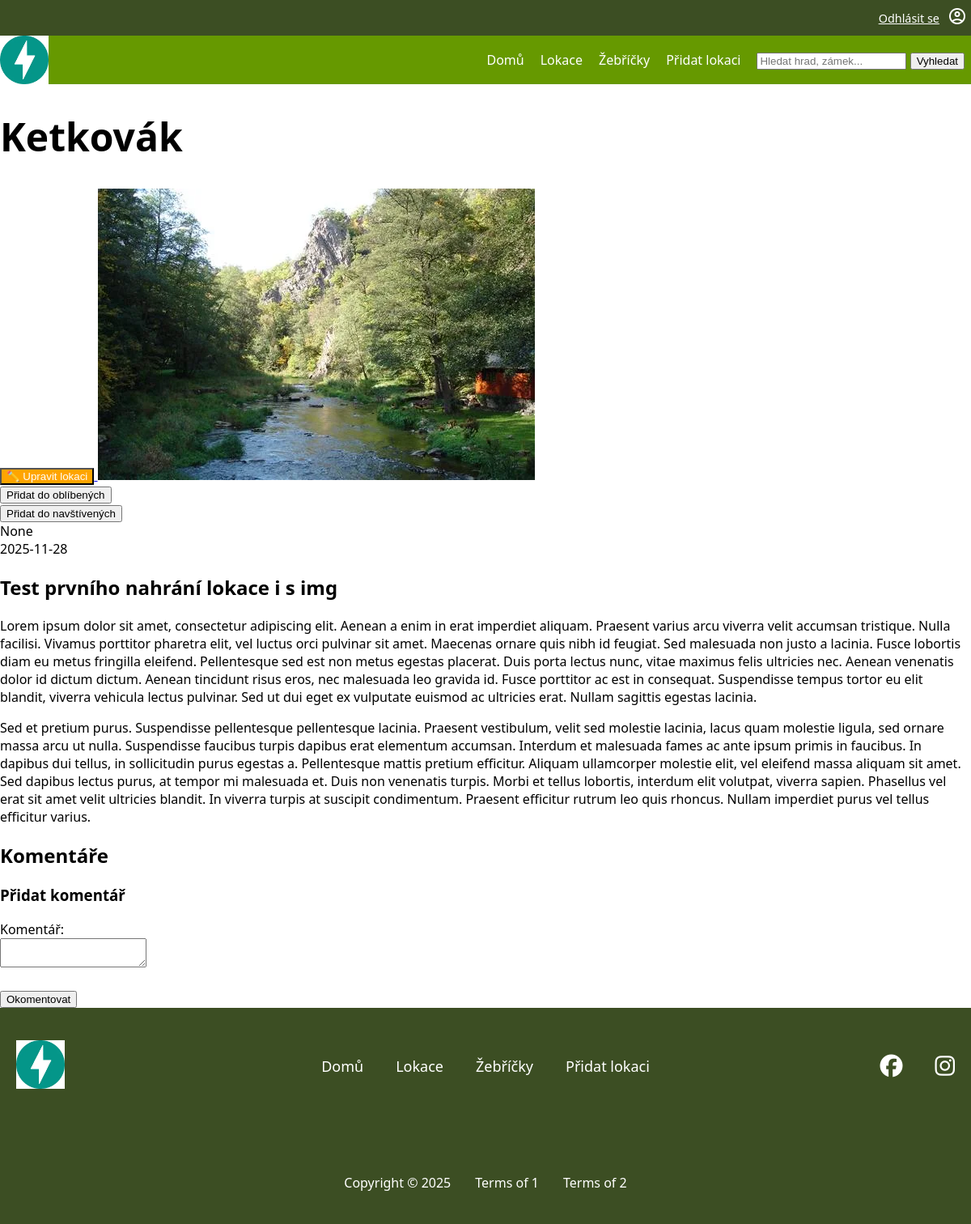
Before: /locations/11 (signed in) with the older database file.
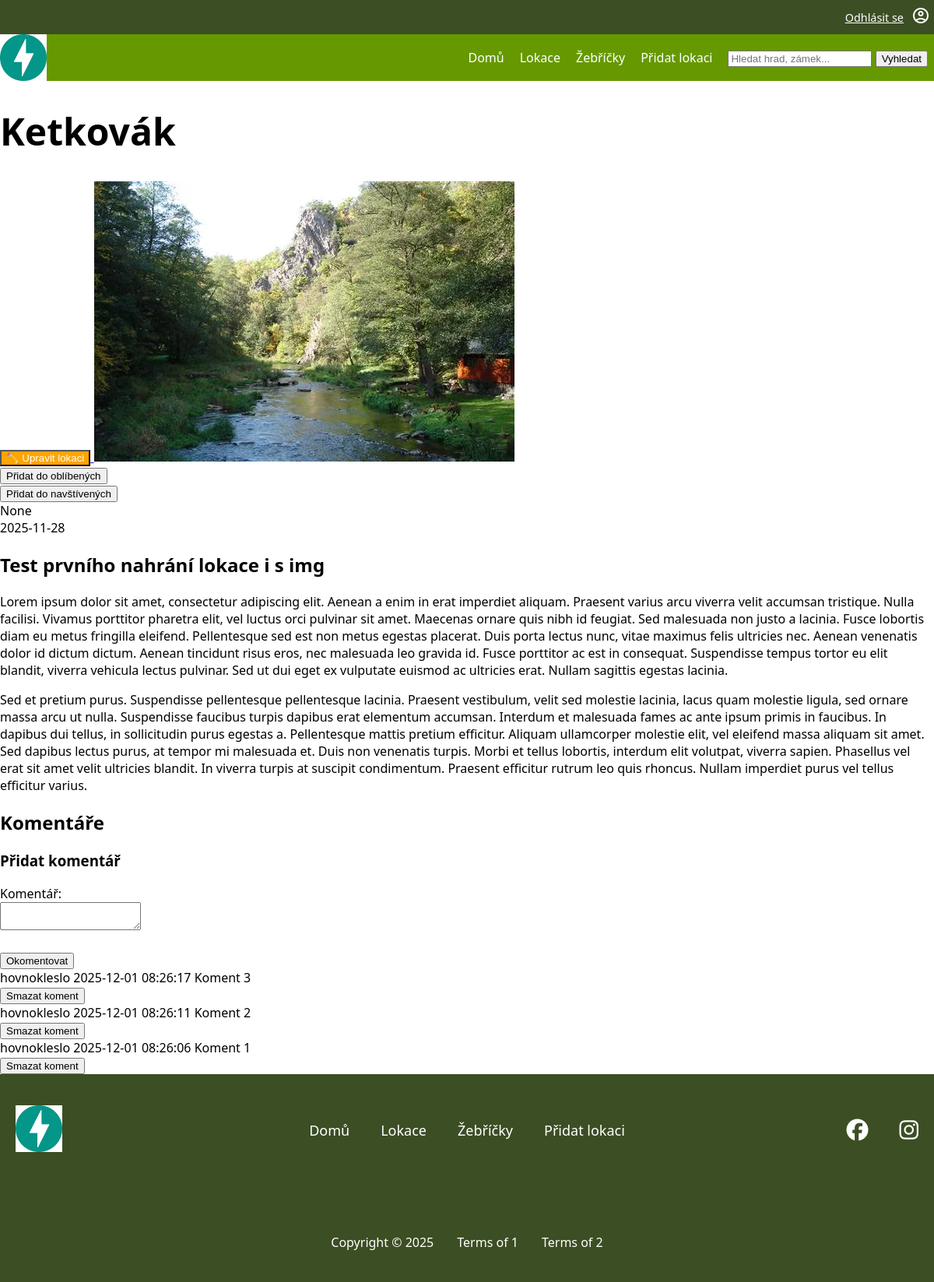
After: the same page with the newer database file.
### tables this page shows
CREATE TABLE "location"
(
    id                  INTEGER
        primary key autoincrement,
    name                VARCHAR                   not null,
    description         VARCHAR,
    date_location_added TEXT default current_date not null,
    id_user             INTEGER                   not null
        references user,
    status              TEXT                      not null
);

CREATE TABLE photo (
    id INTEGER PRIMARY KEY AUTOINCREMENT,
    name VARCHAR NOT NULL,
    alt_text VARCHAR,
    url VARCHAR NOT NULL,
    id_location INTEGER NOT NULL,
    FOREIGN KEY (id_location) REFERENCES location(id)
);

CREATE TABLE "comment"
(
    id           INTEGER
        primary key autoincrement,
    text         VARCHAR                           not null,
    id_user      INTEGER                           not null
        references user,
    id_location  INTEGER                           not null
        references location,
    comment_time integer default current_timestamp not null
);

CREATE TABLE user (
    id INTEGER PRIMARY KEY AUTOINCREMENT,
    name VARCHAR NOT NULL,
    email VARCHAR NOT NULL UNIQUE,
    password_hash VARCHAR NOT NULL,
    id_role INTEGER,
    FOREIGN KEY (id_role) REFERENCES role(id)
);

### pages/locations.py (the view)
@router.get("/locations/{location_id}", name="location_detail", response_class=HTMLResponse)
async def location_detail(request: Request, location_id: int,
                          svc_location: LocationService = Depends(locations_service),
                          svc_comments: LocationCommentsService = Depends(location_comments_service)):
    location = svc_location.get_location_by_id_with_photos_and_rating(location_id)
    comments = svc_comments.list_comments(location_id)
    user_status = {"is_favorite": False, "is_visited": False}
    user = request.session.get("user")
    if user:
        user_status = svc_location.get_user_interaction_status(user["id"], location_id)
    return request.app.state.templates.TemplateResponse(
        "location-detail.html",
        {
            "request": request,
            "title": location["name"],
            "location": location,  # Všechny informace o lokaci
            "comments": comments,
            "user_status": user_status  # Informace zda uživatel má přidanou lokaci do favorite/visited
        },
    )

### templates/location-detail.html (shortened to what this page needs)
{% extends "base.html" %}
{% block content %}
    <h1>{{ title }}</h1>
    {% if request.session.get("user") and request.session.user.role <= 2 %}
        <a href="/locations/{{ location.id }}/edit_location">
            <button type="button" style="background-color: orange; color: white; cursor: pointer;">
                ✏️ Upravit lokaci
            </button>
        </a>
    {% endif %}
    {% if location['photos'] %}
        <img alt="{{ location['photos'][0]['alt_text'] }}" src="/{{ location['photos'][0]['url'] }}">
    {% else %}
        <img alt="No photo" src="{{ url_for('static', path='img/web/noImage.webp') }}" class="noImage">
    {% endif %}
    <div>
        {% if user_status.is_favorite %}
            <form action="/locations/{{ location["id"] }}/favorite/remove" method="post">
                <button type="submit">
                    Oblíbené (Odebrat)
                </button>
            </form>
        {% else %}
            <form action="/locations/{{ location["id"] }}/favorite/add" method="post">
                <button type="submit">
                    Přidat do oblíbených
                </button>
            </form>
        {% endif %}
        {% if user_status.is_visited %}
            <form action="/locations/{{ location["id"] }}/visited/remove" method="post">
                <button type="submit">Navštíveno (Odebrat)</button>
            </form>
        {% else %}
            <form action="/locations/{{ location["id"] }}/visited/add" method="post">
                <button type="submit">Přidat do navštívených</button>
            </form>
        {% endif %}
    </div>
    {{ location['avg_rating'] }}<br>
    {{ location['date_location_added'] }}<br>
    {{ location['description']  | safe }}
    <div>
        <h2>Komentáře</h2>
        {% if request.session.get("user") %}
            <h3>Přidat komentář</h3>
            <form method="post" action="/locations/{{ location.id }}/add_comment" enctype="multipart/form-data">
                <div>
                    <label for="comment_text">Komentář:</label><br>
                    <textarea id="comment_text" name="comment_text"></textarea>
                </div>
                <br>
                <button type="submit">Okomentovat</button>
            </form>
        {% endif %}
        {% for com in comments %}
            <div>
                {{ com["author"] }}
                {{ com["date"] }}
                {{ com["text"] | safe }}
            </div>
            {% if com["user_id"] == request.session.user.id or request.session.user.role <= 2 %}
                <div>
                    <form method="post" action="/locations/{{ location.id }}/delete_comment"
                          onsubmit="return confirm('Opravdu chceš smazat tento komentář?');">
                        <button type="submit" title="Smazat komentář">Smazat koment</button>
                    </form>
                </div>
            {% endif %}
        {% endfor %}
    </div>
{% endblock %}

### templates/base.html (shortened to what this page needs)
<!DOCTYPE html>
<html lang="cs">
<head>
    <link rel="stylesheet" href="{{ url_for('static', path='css/style.css') }}">
    <link rel="stylesheet" href="{{ url_for('static', path='css/header.css') }}">
    <link rel="stylesheet" href="{{ url_for('static', path='css/footer.css') }}">
    <link rel="stylesheet" href="{{ url_for('static', path='css/icon.css') }}">
    <link rel="stylesheet" href="{{ url_for('static', path='css/location.css') }}">
    <link rel="stylesheet" href="https://cdnjs.cloudflare.com/ajax/libs/font-awesome/6.5.0/css/all.min.css">
</head>
<body>
<div class="header">
    <div class="upper-nav">
        {% if request.session.get('user') %}
            <a href="{{ url_for('logout') }}" class="upper-nav-items">Odhlásit se</a>
            <a href="{{ url_for('my_profile_page') }}" class="upper-nav-items"><span class="material-symbols-outlined">account_circle</span></a>
        {% else %}
            <a href="{{ url_for('register_page') }}" class="upper-nav-items">Zaregistrovat se</a>
            <a href="{{ url_for('login_page') }}" class="upper-nav-items"><span class="material-symbols-outlined">account_circle</span></a>
        {% endif %}
    </div>
    <div class="lower-nav">
        <div class="lower-nav-logo"><a href="{{ url_for('landing_page') }}"><img alt="logo"
                                                                                 src="{{ url_for('static', path='img/web/logo.webp') }}"></a>
        </div>
        <div class="lower-nav-items">
            <a href="{{ url_for('landing_page') }}" class="lower-nav-item">Domů</a>
            <a href="{{ url_for('list_locations_with_photos_rating') }}" class="lower-nav-item">Lokace</a>
            <a href="{{ url_for('rankings_page') }}" class="lower-nav-item">Žebříčky</a>
            <a href="{{ url_for('add_location_page') }}" class="lower-nav-item">Přidat lokaci</a>
            <form action="/search" method="get" class="lower-nav-item">
                <input type="text" name="search_term" placeholder="Hledat hrad, zámek..." required>
                <button type="submit">Vyhledat</button>
            </form>
        </div>
    </div>
</div>
{% block content %}{% endblock %}
<footer class="footer">
    <div class="footer-top">
        <div class="footer-logo">
            <a href="{{ url_for('landing_page') }}"><img alt="logo"
                                                         src="{{ url_for('static', path='img/web/logo.webp') }}"></a>
        </div>
        <nav class="footer-nav">
            <a href="{{ url_for('landing_page') }}" class="footer-nav-item">Domů</a>
            <a href="{{ url_for('list_locations_with_photos_rating') }}" class="footer-nav-item">Lokace</a>
            <a href="{{ url_for('rankings_page') }}" class="footer-nav-item">Žebříčky</a>
            <a href="{{ url_for('add_location_page') }}" class="footer-nav-item">Přidat lokaci</a>
        </nav>
        <div class="footer-icons">
            <i class="fa-brands fa-facebook"></i>
            <i class="fa-brands fa-instagram"></i>
        </div>
    </div>
    <div class="footer-bottom">
        <span>Copyright © 2025</span>
        <span>Terms of 1</span>
        <span>Terms of 2</span>
    </div>
</footer>
</body>
</html>

### static/css/style.css (style rules this page uses)
:root { font-family: system-ui, -apple-system, Segoe UI, Roboto, sans-serif; --background-color: white; --text-color: black; --navbar-background-color: #669900; --footer-background-color: #3c4e23; --white-text-color: white; font-size: 16px; }
html, body { margin:0; padding: 0; background: var(--background-color); width: 100%; }
h1 { font-size: 3em; }

### static/css/header.css (style rules this page uses)
.header { width: 100%; position: sticky; top: 0; z-index: 1000; }
.upper-nav { display: flex; flex-direction: row; align-items: center; width: 100%; background-color: var(--footer-background-color); justify-content: flex-end; font-size: 0.9rem; padding: 1vh 0 1vh 0; }
.upper-nav-items { margin-left: 5px; margin-right: 5px; color: var(--white-text-color); }
.lower-nav { display: flex; flex-direction: row; align-items: center; max-height: 10vh; justify-content: space-between; width: 100%; background-color: var(--navbar-background-color, #333); }
.lower-nav-logo { width: 60px; height: 60px; }
.lower-nav-logo img { width: 100%; height: 100%; object-fit: contain; display: block; }
.lower-nav-items { display: flex; gap: 20px; padding-right: 1vh; }
.lower-nav-item { color: var(--white-text-color, #fff); text-decoration: none; font-size: 1rem; font-weight: 500; }

### static/css/footer.css (style rules this page uses)
.footer { width: 100%; background-color: var(--footer-background-color); color: white; padding: 40px 0; display: flex; flex-direction: column; gap: 30px; }
.footer-top { display: grid; grid-template-columns: 1fr auto 1fr; align-items: center; padding-bottom: 70px; }
.footer-logo { padding-left: 20px; }
.footer-logo img { width: 60px; height: 60px; object-fit: contain; }
.footer-nav { display: flex; justify-content: center; gap: 40px; }
.footer-nav-item { color: white; text-decoration: none; font-size: 18px; }
.footer-top i { justify-self: end; font-size: 28px; margin-left: 20px; cursor: pointer; }
.footer-icons { display: flex; justify-content: flex-end; gap: 20px; padding-right: 20px; font-size: 28px; justify-self: end; }
.footer-icons i { cursor: pointer; }
.footer-bottom { display: flex; justify-content: center; gap: 30px; font-size: 16px; }

Changed rows visible on the page:
added comment: author "hovnokleslo", date "2025-12-01 08:26:17", text "Koment 3"
added comment: author "hovnokleslo", date "2025-12-01 08:26:11", text "Koment 2"
added comment: author "hovnokleslo", date "2025-12-01 08:26:06", text "Koment 1"
